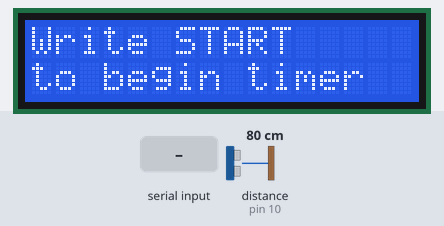
A sketch run on a simulated Arduino Uno, built with avr-gcc and run on an emulated ATmega328P. Shown: 16×2 character LCD. The inputs (shaded band) are chosen by the test bench; at power-on: distance to the obstacle (sensor on pin 10) 80 cm. The echo pulse lasts 58.3 µs per cm.

Above: at 0.1 s.
3.3 s: "START" received over Serial
At 4.31 s:
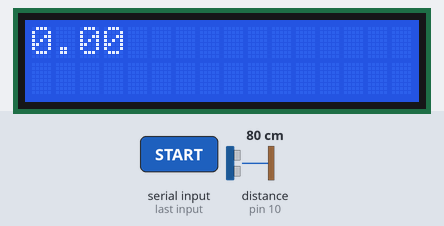
5.8 s: distance to the obstacle (sensor on pin 10) set to 2 cm
At 6.4 s:
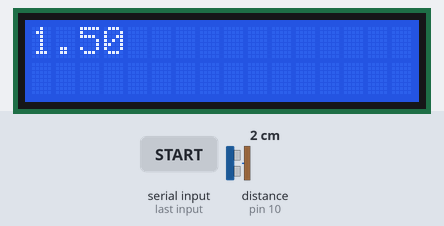
Timing chart, 0 to 8.8 s (numbered marks = the images above; inputs shaded):
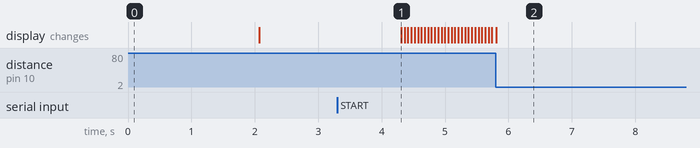

The sketch:

UltrasonicSensor_Stopwatch.ino
```cpp
//Created 1/19/2022

//This program creates a simple stopwatch that counts up. The time is then displayed in seconds onto an LCD screen.
//An ultrasonic sensor is used as a "finish line" so that when something/someone gets close to the sensor, the timer stops.


//Setup for the LCD
#include <LiquidCrystal.h>


//Code help for ultrasonic sensor taken from: https://www.youtube.com/watch?v=ZejQOX69K5M&ab_channel=HowToMechatronics and previous Cal Poly Aero 321 class code


//Steps for simple filter for Ultrasonic Sensor measurements
// Filter Steps:
//    -for loop which steps through the array storing the values
//       -Each step through loop specifies a new index of the array to store the new measurement value
//       -At the end of the for loop the index is reset to 0 and the new values begin replacing the old values
//    -inner for loop with then sum up the elements of the array with the new value that is stored


//Setting up the pin numbers for the sensor
const int trigPin = 9;
const int echoPin = 10;

//Setup for the LCD
LiquidCrystal lcd(12, 11, 5, 4, 3, 2); // Setting up the pins on the Arduino and creating lcd object for functions


//Setting up the variables that will be used in the program
long duration; //Variable to store the duration returned by the echoPin
int measurement;  //Variable to store distance reading of Ultrasonic Sensor in function [cm]
int distance;  //Variable to store distance measurement value in main loop [cm]
//Variables used for simple filtering of ultrasonic sensor measurements
int arrayofValues[10] = {}; //Array that will hold the measurements
int averageSum = 0; //Variable that will store the average sum of the always updating array
int sum = 0; //variable that will hold the array sum values during every iteration of loop
unsigned long startingTime;   //Holds the value when the stopwatch first starts
unsigned long currentTime;    //Holds each time value when stepping through the stopwatch loop
unsigned long stopwatchTime;  //Holds difference in currentTime and startingTime - This is in milliseconds
float displayTime;    //Holds the converted stopwatchTime that will be displayed in seconds
String user_input; // initializes variable that will hold the user input from the serial monitor


//Function to convert the calculated time into seconds and display it to the LCD Display
void timeDisplay (unsigned long watchTime){
  //Converting time into seconds
  displayTime = (float)watchTime / 1000.0;  //Converting time from milliseconds to seconds
  //Serial.println(displayTime);            //Prints Stopwatch time to the Serial Monitor

  //Displaying time on the LCD screen
  lcd.setCursor(0,0);
  lcd.print(displayTime);
  }


//Function to obtain distance reading from the Ultrasonic Sensor
int ultrasonicsensorDistance (){
  //Obtaining distance measurements from the Ultrasonic Sensor
  //Clearing the trigPin before sending out pulse
  digitalWrite(trigPin, LOW);
  delayMicroseconds(2);

   //Sets the trigPin on HIGH state for 10 micro seconds
   digitalWrite(trigPin, HIGH);
   delayMicroseconds(10);
   digitalWrite(trigPin, LOW);

   // Reads the echoPin, returns the sound wave travel time in microseconds
   duration = pulseIn(echoPin, HIGH);

   // Calculating the distance [cm]
   measurement = duration*0.034/2;

   return (measurement);
  }


void setup() {
  // put your setup code here, to run once:

  Serial.begin(9600);

  //Setup for the Ultrasonic Sensor
  pinMode(trigPin, OUTPUT); // Sets the trigPin as an Output
  pinMode(echoPin, INPUT); // Sets the echoPin as an Input

  //Setup for the LCD Screen
  lcd.begin(16, 2);  // Setting up the LCD with the columns and rows
  lcd.clear();       // Clears any text on LCD display

  lcd.setCursor(0,0);
  lcd.print("Write START");
  lcd.setCursor(0, 1); // Writing text onto the second line now
  lcd.print("to begin timer");
  //Serial.println("Write START to Begin Timer");
  delay(2000);  //Delay before starting main loop
  lcd.clear();

}

void loop() {
  // put your main code here, to run repeatedly:

   if(Serial.available()){
    user_input = Serial.readString();
    user_input.trim();

    //if user types in START, the "stopwatch" will begin counting up
    if(user_input == "START"){
      lcd.clear();                                   //Clearing LCD scrren before going into stopwatch loop

      startingTime = millis();                       //Get start time

      while(1){                                      //Until user types "STOP" the timer will keep counting up
        currentTime = millis();                      //Get current time
        stopwatchTime = currentTime - startingTime;  //Calculate the time that has elapsed since the start
        timeDisplay (stopwatchTime);                 //Convert time into seconds and display

        //Creating a filter by always storing 10 points. Once at capacity, old readings discareded to make space for new readings
        for(int i = 0; i < 10; i++){
          distance = ultrasonicsensorDistance();  //Call the self created function that gets the Ultrasonic Sensor measurements

          arrayofValues[i] = distance;
          //for loop to sum up array
          for(int j = 0; j < 10; j++){
            sum = arrayofValues[j] + sum;
          }
          averageSum = sum/10;
          //Serial.print(averageSum);
          //Serial.println(" cm");
          sum = 0; //reset sum variable for the next iteration of summing the array

        }
        //Checking to see if something is close to Ultrasonic sensor and should stop timer. Stop point set at 5 cm
        if(averageSum < 5){
          break;         //If something is close enough then break out of loop and stop timer. Timer will reset and restart when user types "START"
            }
      }
    }
  }

}
```

Measured:
- after the input at 3.3 s, the display: changes after 1.0 s (image 1)
